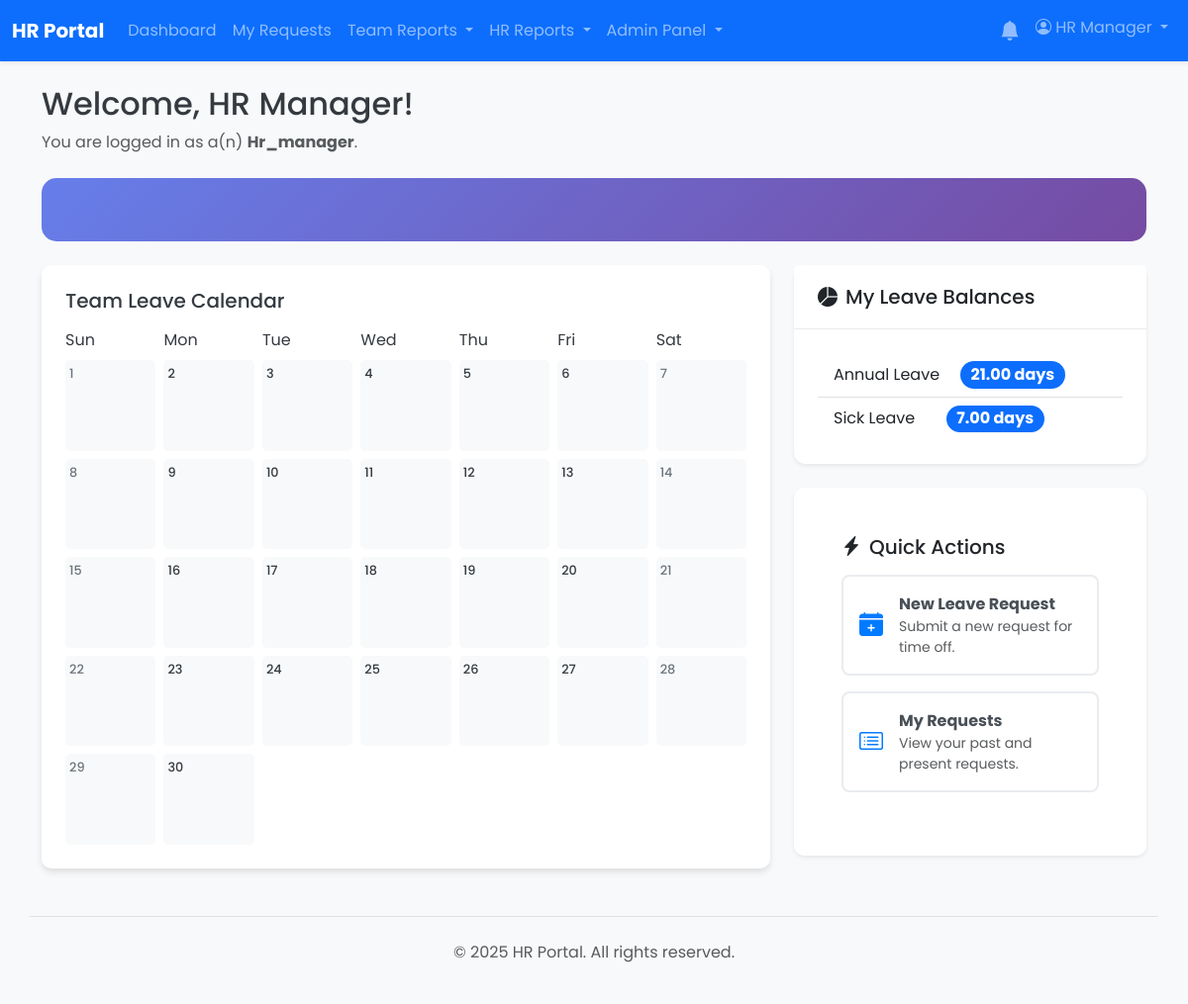
Page /index.php (signed in) on the earlier database version.
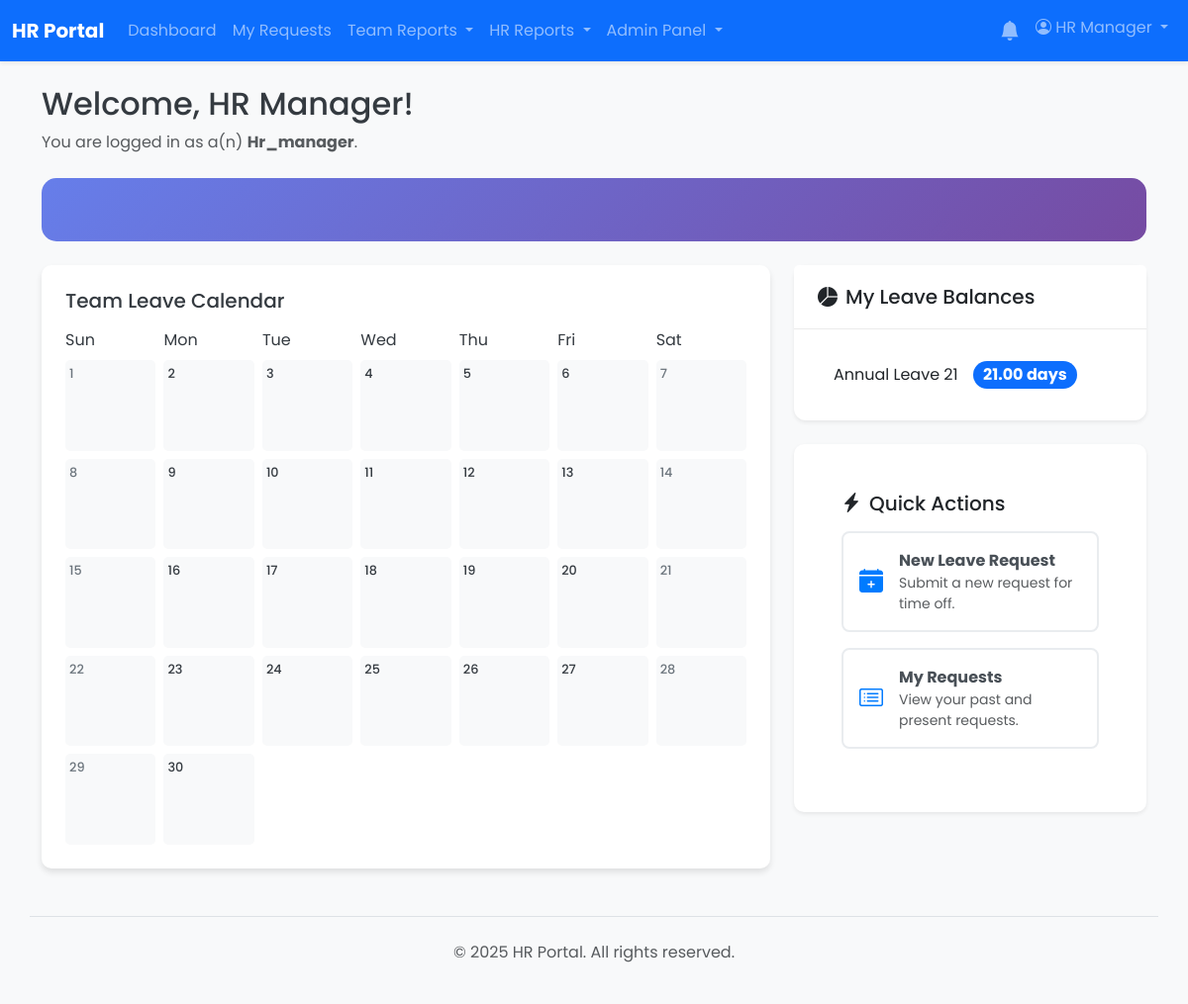
Same page on the later database version.
### tables this page shows
CREATE TABLE `leave_balances` (
  `id` int(11) NOT NULL,
  `user_id` int(11) NOT NULL,
  `leave_type_id` int(11) NOT NULL,
  `balance_days` float NOT NULL DEFAULT 0,
  `last_updated_at` timestamp NOT NULL DEFAULT current_timestamp() ON UPDATE current_timestamp(),
  `last_accrual_date` date DEFAULT NULL
);

CREATE TABLE `leave_types` (
  `id` int(11) NOT NULL,
  `name` varchar(255) NOT NULL,
  `accrual_days_per_year` float NOT NULL DEFAULT 0,
  `is_active` tinyint(1) NOT NULL DEFAULT 1
);

### index.php (the view, shortened to what this page needs)
<?php
require_once __DIR__ . '/app/core/database.php';
$user_id = get_current_user_id();
$user_role = get_current_user_role();
$pending_manager_requests = [];
$pending_hr_requests = [];
$hr_view_pending_manager = [];
$stmt_my_balances = $pdo->prepare("
    SELECT lb.balance_days, lt.name AS leave_type_name
    FROM leave_balances lb
    JOIN leave_types lt ON lb.leave_type_id = lt.id
    WHERE lb.user_id = ?
    ORDER BY lt.name ASC
");
$stmt_my_balances->execute([$user_id]);
$my_leave_balances = $stmt_my_balances->fetchAll();
if ($user_role === 'hr' || $user_role === 'admin' || $user_role === 'hr_manager') {
    $stmt = $pdo->prepare("
        SELECT r.id, r.start_date, r.end_date, r.status, r.created_at, u.full_name AS user_name
        FROM vacation_requests r
        JOIN users u ON r.user_id = u.id
        WHERE r.status = 'pending_hr'
        ORDER BY r.created_at ASC
    ");
    $stmt->execute();
    $pending_hr_requests = $stmt->fetchAll();
    $stmt_hr_view = $pdo->query("
        SELECT r.id, r.start_date, r.end_date, r.created_at, u.full_name AS user_name, m.full_name as manager_name
        FROM vacation_requests r
        JOIN users u ON r.user_id = u.id
        LEFT JOIN users m ON r.manager_id = m.id
        WHERE r.status = 'pending_manager'
        ORDER BY r.created_at ASC
    ");
    $hr_view_pending_manager = $stmt_hr_view->fetchAll();
}
include __DIR__ . '/app/templates/header.php';
?>
<div class="mb-4">
    <h1 class="h2">Welcome, <?php echo htmlspecialchars($_SESSION['full_name']); ?>!</h1>
    <p class="text-muted">You are logged in as a(n) <strong><?php echo htmlspecialchars(ucfirst($_SESSION['role'])); ?></strong>.</p>
</div>
<div id="dashboard-stats" class="dashboard-stats mb-4">
    </div>
<div class="row g-4">
    <div class="col-lg-8">
        <?php if (empty($pending_manager_requests) && empty($pending_hr_requests) && (empty($hr_view_pending_manager) || !in_array($user_role, ['hr', 'admin', 'hr_manager']))): ?>
        <div id="calendar-widget" class="calendar-widget">
            <div class="calendar-header">
                <h3 class="h5 mb-0">Team Leave Calendar</h3>
                </div>
            <div class="calendar-grid">
                </div>
        </div>
        <?php endif; ?>
    </div>
    <div class="col-lg-4">
        <div class="card mb-4 shadow-sm">
            <div class="card-header"><h2 class="h5 mb-0"><i class="bi bi-pie-chart-fill me-2"></i>My Leave Balances</h2></div>
            <div class="card-body">
                <?php if (empty($my_leave_balances)): ?>
                    <p class="text-muted">No leave balances found. Contact HR.</p>
                <?php else: ?>
                    <ul class="list-group list-group-flush">
                        <?php foreach ($my_leave_balances as $balance): ?>
                            <li class="list-group-item d-flex justify-content-between align-items-center">
                                <?= htmlspecialchars($balance['leave_type_name']) ?>
                                <span class="badge bg-primary rounded-pill fs-6"><?= htmlspecialchars(number_format($balance['balance_days'], 2)) ?> days</span>
                            </li>
                        <?php endforeach; ?>
                    </ul>
                <?php endif; ?>
            </div>
        </div>
         <div class="quick-actions card shadow-sm">
             <div class="card-body">
                <h3 class="h5 mb-3"><i class="bi bi-lightning-charge-fill me-2"></i>Quick Actions</h3>
                <a href="/requests/create.php" class="quick-action-btn">
                    <div class="quick-action-icon"><i class="bi bi-calendar-plus-fill"></i></div>
                    <div><strong>New Leave Request</strong><small class="d-block text-muted">Submit a new request for time off.</small></div>
                </a>
                <a href="/requests/index.php" class="quick-action-btn">
                    <div class="quick-action-icon"><i class="bi bi-card-list"></i></div>
                    <div><strong>My Requests</strong><small class="d-block text-muted">View your past and present requests.</small></div>
                </a>
             </div>
        </div>
    </div>
</div>
<?php include __DIR__ . '/app/templates/footer.php'; ?>

Differences in the rows shown:
removed leave_balances: leave_type.name "Sick Leave", balance_days "7.00"
changed leave_balances: leave_type.name "Annual Leave" → "Annual Leave 21"
